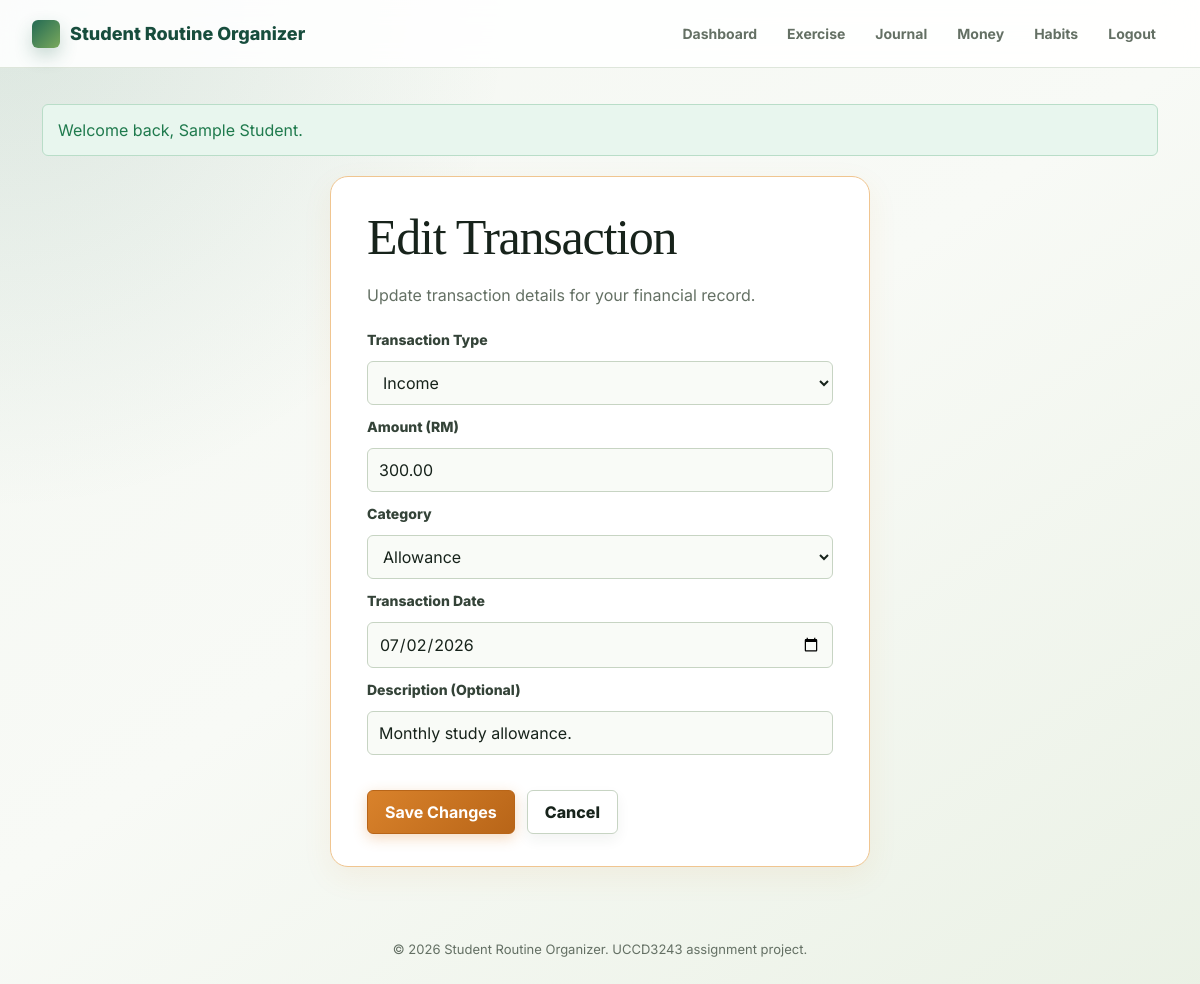
Screenshot of /modules/money/edit.php?id=2 (signed in) with the database file from the repository.
### tables this page shows
CREATE TABLE money_transactions (
  transaction_id INT AUTO_INCREMENT PRIMARY KEY,
  user_id INT NOT NULL,
  amount DECIMAL(10,2) NOT NULL,
  category VARCHAR(80) NOT NULL,
  description VARCHAR(255),
  transaction_type ENUM('income', 'expense') NOT NULL,
  transaction_date DATE NOT NULL,
  created_at TIMESTAMP DEFAULT CURRENT_TIMESTAMP,
  updated_at TIMESTAMP DEFAULT CURRENT_TIMESTAMP ON UPDATE CURRENT_TIMESTAMP,
  CONSTRAINT fk_money_user
    FOREIGN KEY (user_id) REFERENCES users(user_id)
    ON DELETE CASCADE,
  INDEX idx_money_user_date (user_id, transaction_date),
  INDEX idx_money_type_category (transaction_type, category)
);

### modules/money/money_helpers.php (called while the page is built, shortened)
<?php
function moneyTransactionTypeOptions(): array
{
    return [
        'expense' => 'Expense',
        'income' => 'Income',
    ];
}
function moneyExpenseCategoryOptions(): array
{
    return [
        'Food' => 'Food',
        'Transport' => 'Transport',
        'Shopping' => 'Shopping',
        'Bills' => 'Bills',
        'Education' => 'Education',
        'Entertainment' => 'Entertainment',
        'Healthcare' => 'Healthcare',
        'Others' => 'Others',
    ];
}
function moneyIncomeCategoryOptions(): array
{
    return [
        'Salary' => 'Salary',
        'Allowance' => 'Allowance',
        'Freelance' => 'Freelance',
        'Others' => 'Others',
    ];
}
function moneyCategoryOptions(): array
{
    return moneyExpenseCategoryOptions() + moneyIncomeCategoryOptions();
}
function moneyCategoryTypes(string $category): array
{
    $types = [];
    if (array_key_exists($category, moneyIncomeCategoryOptions())) {
        $types[] = 'income';
    }
    if (array_key_exists($category, moneyExpenseCategoryOptions())) {
        $types[] = 'expense';
    }
    return $types;
}
function moneyLoadForUser(mysqli $connection, int $transactionId, int $userId): ?array
{
    $stmt = $connection->prepare('SELECT transaction_id, user_id, amount, category, description, transaction_type, transaction_date, created_at, updated_at FROM money_transactions WHERE transaction_id = ? AND user_id = ? LIMIT 1');
    $stmt->bind_param('ii', $transactionId, $userId);
    $stmt->execute();
    $transaction = $stmt->get_result()->fetch_assoc();
    return $transaction ?: null;
}

### includes/validation.php (called while the page is built, shortened)
<?php
function escapeOutput(?string $value): string
{
    return htmlspecialchars((string) $value, ENT_QUOTES, 'UTF-8');
}

### modules/money/edit.php (the view, shortened to what this page needs)
<?php
require __DIR__ . '/../../config/database.php';
require __DIR__ . '/../../includes/validation.php';
require __DIR__ . '/money_helpers.php';
$userId = (int) $_SESSION['user_id'];
$transactionId = filter_var($_GET['id'] ?? null, FILTER_VALIDATE_INT);
$transaction = null;
try {
    $connection = getDatabaseConnection();
    $transaction = moneyLoadForUser($connection, (int) $transactionId, $userId);
    $data = [
        'amount' => number_format((float) $transaction['amount'], 2, '.', ''),
        'category' => $transaction['category'],
        'description' => $transaction['description'] ?? '',
        'transaction_type' => $transaction['transaction_type'],
        'transaction_date' => $transaction['transaction_date'],
    ];
} catch (Throwable $exception) {
    $pageError = 'Transaction edit is unavailable right now. Please check the database setup.';
}
require __DIR__ . '/../../includes/header.php';
?>
<section class="panel narrow">
    <h1>Edit Transaction</h1>
    <p class="muted">Update transaction details for your financial record.</p>
    <?php if ($transaction): ?>
        <form method="post" action="<?= BASE_URL; ?>/modules/money/edit.php?id=<?= (int) $transactionId; ?>">
            <label for="transaction_type">Transaction Type</label>
            <select id="transaction_type" name="transaction_type" required>
                <?php foreach (moneyTransactionTypeOptions() as $value => $label): ?>
                    <option value="<?= escapeOutput($value); ?>" <?= $data['transaction_type'] === $value ? 'selected' : ''; ?>><?= escapeOutput($label); ?></option>
                <?php endforeach; ?>
            </select>
            <label for="amount">Amount (RM)</label>
            <input id="amount" name="amount" type="number" step="0.01" min="0.01" max="99999999.99" value="<?= escapeOutput($data['amount']); ?>" placeholder="0.00" required>
            <label for="category">Category</label>
            <select id="category" name="category" required>
                <?php foreach (moneyCategoryOptions() as $value => $label): ?>
                    <option value="<?= escapeOutput($value); ?>" data-types="<?= escapeOutput(implode(' ', moneyCategoryTypes($value))); ?>" <?= $data['category'] === $value ? 'selected' : ''; ?>><?= escapeOutput($label); ?></option>
                <?php endforeach; ?>
            </select>
            <label for="transaction_date">Transaction Date</label>
            <input id="transaction_date" name="transaction_date" type="date" value="<?= escapeOutput($data['transaction_date']); ?>" required>
            <label for="description">Description (Optional)</label>
            <input id="description" name="description" type="text" maxlength="255" value="<?= escapeOutput($data['description']); ?>" placeholder="Short notes or details">
            <div class="button-row">
                <button class="button primary" type="submit">Save Changes</button>
                <a class="button" href="<?= BASE_URL; ?>/modules/money/index.php">Cancel</a>
            </div>
        </form>
    <?php endif; ?>
</section>
<?php require __DIR__ . '/../../includes/footer.php'; ?>

### assets/css/journal_editor.css (style rules this page uses)
:root { --nj-bg: #f4f7f2; --nj-surface: rgba(255, 255, 255, 0.94); --nj-surface-soft: #f8faf6; --nj-primary: #236a54; --nj-primary-dark: #174d3d; --nj-primary-light: #e2f1ea; --nj-text: #17231b; --nj-muted: #647064; --nj-border: #dbe4d7; --nj-rose: #b84a62; --nj-rose-light: #fdebf0; --nj-amber: #d9822b; --nj-amber-light: #fff0de; --nj-blue: #3569b7; --nj-blue-light: #e8effb; --nj-purple: #7b4eb2; --nj-purple-light: #f1ebf9; --nj-shadow-sm: 0 4px 14px rgba(23, 35, 27, 0.06); --nj-shadow-md: 0 10px 30px rgba(23, 35, 27, 0.1); --nj-shadow-lg: 0 20px 45px rgba(23, 35, 27, 0.15); --nj-radius: 12px; --nj-radius-sm: 8px; --nj-font-ui: 'Plus Jakarta Sans', 'Inter', -apple-system, BlinkMacSystemFont, sans-serif; --nj-font-canvas: 'Lora', 'Playfair Display', Georgia, serif; }
.noted-brand, .noted-view-btn, .noted-tool-btn, .quick-filter-item, .sidebar-note-card, .tool-choice-btn, .color-dot, .stamp-btn, .button, .rotate-handle, .media-quick-bar button, .journal-card h2 a, .journal-draft-card h3, .calendar-note-pill, .calendar-day-cell, .journal-template-card, .add-subject-btn { cursor: pointer !important; }

### modules/money/money_helpers.php (style rules this page uses)
body { font-family: Inter, "Segoe UI", Arial, sans-serif !important; }
body h1, body h2, body h3 { font-family: Georgia, "Times New Roman", serif !important; font-weight: 400 !important; letter-spacing: -0.025em !important; }
.money-theme-hero .eyebrow, .summary-label, .money-hero-metrics, .money-table, .button, .money-view-all, .money-mini-total, .saving-note { font-family: Inter, "Segoe UI", Arial, sans-serif !important; }
.button.primary, .money-btn-primary { background: linear-gradient(135deg, #d9822b 0%, #b86518 100%) !important; border-color: #b86518 !important; color: #ffffff !important; font-weight: 700 !important; box-shadow: 0 4px 14px rgba(217, 130, 43, 0.3) !important; transition: all 180ms cubic-bezier(.2, .8, .2, 1) !important; }
.panel.narrow { background: #ffffff; border: 1px solid #f0c590; border-radius: 18px; box-shadow: 0 10px 30px rgba(217, 130, 43, 0.08); padding: 32px 36px; }

### rows the page displays
money_transactions: transaction_type "Income", amount "300.00", category "Allowance", transaction_date "07/02/2026", description "Monthly study allowance."

### other values shown
APP_NAME "Student Routine Organizer"
escapeOutput($label) "Dashboard"
escapeOutput($label) "Exercise"
escapeOutput($label) "Journal"
escapeOutput($label) "Money"
escapeOutput($label) "Habits"
$message "Welcome back, Sample Student."
